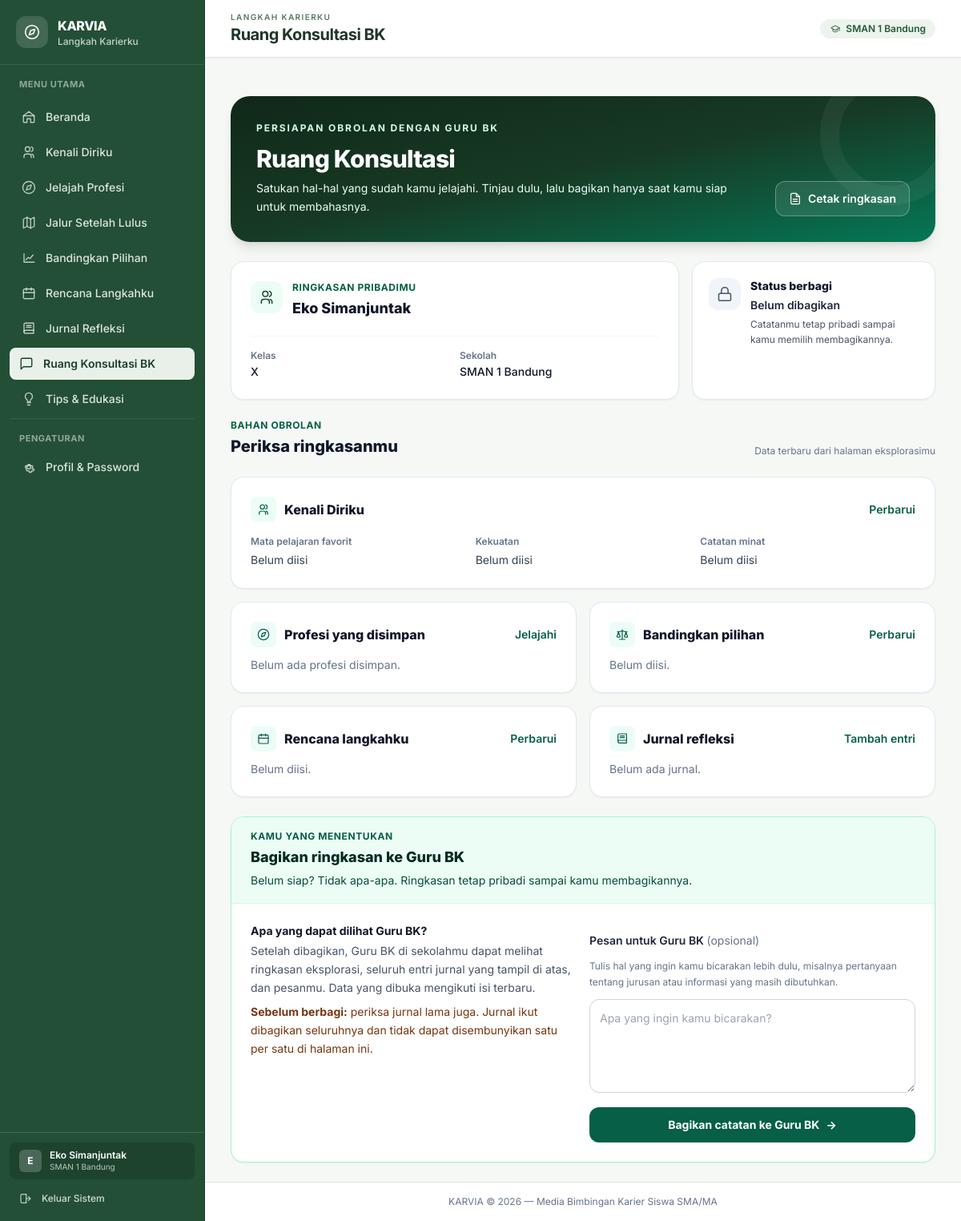
Page /siswa/konsultasi.php (signed in) on the committed database.
### tables this page shows
CREATE TABLE `pengguna` (
  `id` BIGINT UNSIGNED NOT NULL AUTO_INCREMENT,
  `sekolah_id` BIGINT UNSIGNED NULL,
  `nama_lengkap` VARCHAR(150) NOT NULL,
  `username` VARCHAR(50) NOT NULL,
  `password_hash` VARCHAR(255) NOT NULL,
  `role` ENUM('admin', 'guru_bk', 'siswa') NOT NULL,
  `status` ENUM('aktif', 'nonaktif') NOT NULL DEFAULT 'aktif',
  `nisn` VARCHAR(20) NULL,
  `nip` VARCHAR(30) NULL,
  `kelas` VARCHAR(20) NULL,
  `jurusan` VARCHAR(50) NULL,
  `no_telepon` VARCHAR(20) NULL,
  `last_login_at` DATETIME NULL,
  `terakhir_aktif_pada` DATETIME NULL,
  `login_count` INT UNSIGNED NOT NULL DEFAULT 0,
  `dibuat_oleh` BIGINT UNSIGNED NULL,
  `dibuat_pada` DATETIME NOT NULL,
  `diperbarui_pada` DATETIME NULL,
  PRIMARY KEY (`id`),
  UNIQUE KEY `uq_pengguna_username` (`username`),
  KEY `idx_pengguna_sekolah` (`sekolah_id`),
  KEY `idx_pengguna_role` (`role`),
  KEY `idx_pengguna_status` (`status`),
  KEY `idx_pengguna_last_login` (`last_login_at`),
  KEY `idx_pengguna_terakhir_aktif` (`terakhir_aktif_pada`),
  CONSTRAINT `fk_pengguna_sekolah`
    FOREIGN KEY (`sekolah_id`) REFERENCES `sekolah` (`id`)
    ON DELETE RESTRICT,
  CONSTRAINT `fk_pengguna_dibuat_oleh`
    FOREIGN KEY (`dibuat_oleh`) REFERENCES `pengguna` (`id`)
    ON DELETE SET NULL
);

CREATE TABLE `sekolah` (
  `id` BIGINT UNSIGNED NOT NULL AUTO_INCREMENT,
  `nama` VARCHAR(150) NOT NULL,
  `npsn` VARCHAR(20) NULL,
  `jenjang` ENUM('SMA', 'MA') NOT NULL DEFAULT 'SMA',
  `alamat` TEXT NULL,
  `kota` VARCHAR(100) NULL,
  `provinsi` VARCHAR(100) NULL,
  `status` ENUM('aktif', 'nonaktif') NOT NULL DEFAULT 'aktif',
  `dibuat_pada` DATETIME NOT NULL,
  `diperbarui_pada` DATETIME NULL,
  PRIMARY KEY (`id`),
  UNIQUE KEY `uq_sekolah_npsn` (`npsn`),
  KEY `idx_sekolah_status` (`status`),
  KEY `idx_sekolah_nama` (`nama`)
);

### siswa/konsultasi.php (the view, shortened to what the rows shown need)
<?php
$peran_halaman = 'siswa';
$judul_halaman = 'Ruang Konsultasi BK';
require_once __DIR__ . '/../includes/header.php';
$pdo = db();
$siswa_id = (int) auth_pengguna()['id'];
$stmt = $pdo->prepare('SELECT id, sekolah_id, pesan_siswa, status, dibagikan_pada FROM berbagi_catatan WHERE siswa_id = :id');
$stmt->execute(['id' => $siswa_id]);
$berbagi = $stmt->fetch() ?: null;
$stmt = $pdo->prepare('SELECT kelas FROM pengguna WHERE id = :id');
$stmt->execute(['id' => $siswa_id]);
$kelas = (string) ($stmt->fetchColumn() ?: '');
?>
<section class="relative mb-6 overflow-hidden rounded-3xl bg-gradient-to-br from-karvia-900 via-karvia-800 to-emerald-700 p-6 text-white shadow-lg sm:p-8 print:hidden">
  <div class="relative flex flex-col gap-5 sm:flex-row sm:items-end sm:justify-between">
    <div class="max-w-2xl">
      <h2 class="mt-3 text-2xl font-extrabold tracking-tight sm:text-3xl">Ruang Konsultasi</h2>
    </div>
  </div>
</section>
<div class="mb-5 grid gap-4 lg:grid-cols-[minmax(0,1fr)_19rem]">
  <section class="rounded-2xl border border-slate-200 bg-white p-5 shadow-sm sm:p-6" aria-labelledby="identitas-ringkasan">
    <div class="flex items-start gap-3">
      <div>
        <p class="text-xs font-bold uppercase tracking-wider text-emerald-800">Ringkasan pribadimu</p>
        <h2 id="identitas-ringkasan" class="mt-1 text-lg font-extrabold text-slate-900"><?= e(auth_pengguna()['nama_lengkap'] ?? '') ?></h2>
      </div>
    </div>
    <dl class="mt-5 grid gap-3 border-t border-slate-100 pt-4 text-sm sm:grid-cols-2">
      <div><dt class="text-xs font-semibold text-slate-500">Kelas</dt><dd class="mt-0.5 font-medium text-slate-900"><?= e($kelas !== '' ? $kelas : 'Belum diisi') ?></dd></div>
      <div><dt class="text-xs font-semibold text-slate-500">Sekolah</dt><dd class="mt-0.5 font-medium text-slate-900"><?= e(auth_pengguna()['sekolah_nama'] ?? '') ?></dd></div>
    </dl>
  </section>
  <section class="rounded-2xl border p-5 shadow-sm <?= $berbagi ? 'border-emerald-200 bg-emerald-50' : 'border-slate-200 bg-white' ?>" aria-labelledby="status-berbagi">
    <div class="flex items-start gap-3">
      <div class="min-w-0">
        <h2 id="status-berbagi" class="text-sm font-extrabold text-slate-900">Status berbagi</h2>
      </div>
    </div>
  </section>
</div>
<div class="mb-4 flex flex-wrap items-end justify-between gap-2">
  <div>
    <h2 class="mt-1 text-xl font-extrabold text-slate-900">Periksa ringkasanmu</h2>
  </div>
</div>
<section class="mt-6 overflow-hidden rounded-2xl border border-emerald-200 bg-white shadow-sm print:hidden" aria-labelledby="bagikan-catatan">
  <div class="border-b border-emerald-100 bg-emerald-50 px-5 py-4 sm:px-6">
    <h2 id="bagikan-catatan" class="mt-1 text-lg font-extrabold text-emerald-950">Bagikan ringkasan ke Guru BK</h2>
  </div>
</section>
<?php require __DIR__ . '/../includes/footer.php'; ?>

### includes/header.php (shortened to what the rows shown need)
<?php
require_once __DIR__ . '/function.php';
auth_cek_peran($peran_halaman);
$pengguna_aktif = auth_pengguna();
$judul_halaman = $judul_halaman ?? 'KARVIA';
?>
<!doctype html>
<html lang="id">
<head>
  <script src="https://cdn.tailwindcss.com"></script>
</head>
<body class="min-h-screen bg-[#f6f8f5] text-slate-900 antialiased">
  <div class="min-h-screen lg:pl-64">
    <aside id="karvia-sidebar" class="fixed inset-y-0 left-0 z-50 flex w-64 -translate-x-full flex-col border-r border-[#1a4029] bg-[#224f35] transition-transform duration-200 lg:translate-x-0">
      <div class="border-t border-white/15 p-3">
        <div class="mb-2 flex items-center gap-2.5 rounded-lg bg-black/15 px-3 py-2 text-white">
          <span class="flex h-7 w-7 shrink-0 items-center justify-center rounded-md bg-white/20 text-xs font-bold text-white">
            <?= e(mb_strtoupper(mb_substr($pengguna_aktif['nama_lengkap'] ?? 'U', 0, 1))) ?>
          </span>
          <div class="min-w-0 flex-1">
            <div class="truncate text-xs font-semibold leading-tight"><?= e($pengguna_aktif['nama_lengkap'] ?? '') ?></div>
            <div class="truncate text-[10px] text-white/70"><?= e($pengguna_aktif['sekolah_nama'] ?? ucfirst(str_replace('_', ' ', $peran_halaman))) ?></div>
          </div>
        </div>
      </div>
    </aside>
    <div class="flex min-h-screen flex-col min-w-0">
      <header class="sticky top-0 z-30 flex items-center justify-between border-b border-[#dfe6de] bg-white px-4 py-3.5 sm:px-6 lg:px-8 shadow-[0_1px_3px_rgba(0,0,0,0.03)]">
        <div class="flex min-w-0 items-center gap-3">
          <div>
            <h1 class="text-lg font-bold tracking-tight text-[#203628] sm:text-xl">
              <?= e($judul_halaman) ?>
            </h1>
          </div>
        </div>
        <div class="flex items-center gap-2">
          <?php if ($peran_halaman === 'admin'): ?>
            <span class="inline-flex items-center gap-1.5 rounded-full bg-[#edf3ed] px-3 py-1 text-xs font-semibold text-[#245938]">
              <span class="h-2 w-2 rounded-full bg-emerald-500 animate-pulse"></span>
              Admin Global
            </span>
          <?php elseif (!empty($pengguna_aktif['sekolah_nama'])): ?>
            <span class="hidden items-center gap-1.5 rounded-full bg-[#edf3ed] px-3 py-1 text-xs font-semibold text-[#245938] sm:inline-flex">
              <?= e($pengguna_aktif['sekolah_nama']) ?>
            </span>
          <?php endif; ?>
        </div>
      </header>
      <main class="flex-1 px-4 py-6 sm:px-6 lg:px-8 space-y-6">

### rows in the picture
pengguna: nama_lengkap "E", nama_lengkap "Eko Simanjuntak", sekolah.nama "SMAN 1 Bandung", kelas "X"

### other values in the picture
$role_labels[$peran_halaman] "Langkah Karierku"
$label "Beranda"
$label "Kenali Diriku"
$label "Jelajah Profesi"
$label "Jalur Setelah Lulus"
$label "Bandingkan Pilihan"
$label "Rencana Langkahku"
$label "Jurnal Refleksi"
$label "Ruang Konsultasi BK"
$label "Tips & Edukasi"
$role_labels[$peran_halaman] "LANGKAH KARIERKU"
$judul_halaman "Ruang Konsultasi BK"
siswa_json($refleksi['mapel_favorit'] ?? null) "Belum diisi"
siswa_json($refleksi['kekuatan'] ?? null) "Belum diisi"
siswa_nilai($refleksi['catatan_minat'] ?? null) "Belum diisi"
